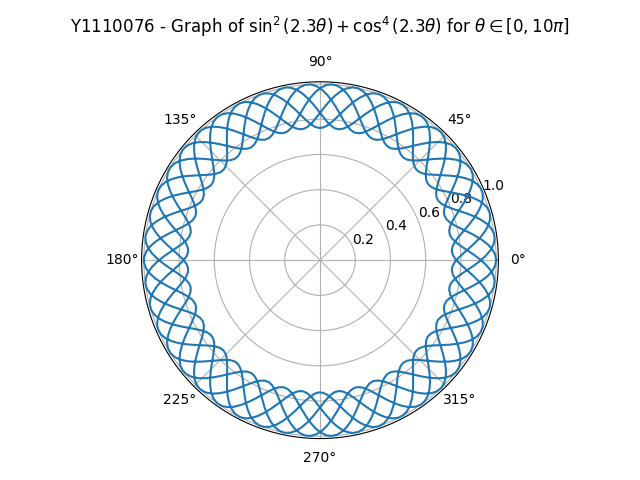

Write the Python code that produced this figure.
import pylab


def main():
    thetas = pylab.linspace(0, 10 * pylab.pi, 1000)
    rs = pylab.sin(2.3 * thetas)**2 + pylab.cos(2.3 * thetas)**4
    pylab.polar(thetas, rs)

    pylab.title(
        r'Y1110076 - Graph of $\sin^2(2.3\theta)+\cos^4(2.3\theta)$ '
        r'for $\theta\in[0, 10\pi]$',
        pad=16)
    pylab.tight_layout()
    # pylab.savefig('HW2.png')
    pylab.show()


if __name__ == '__main__':
    main()
